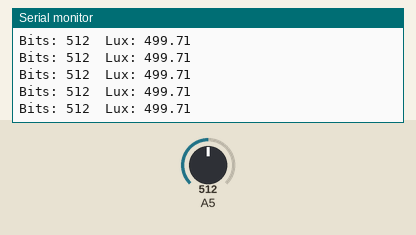
Simulated run of this sketch. Board: Arduino Uno, built with avr-gcc and run on an emulated ATmega328P. Parts: the last lines printed to the serial monitor. The inputs (shaded band) are chosen by the test bench; at power-on: A5 = 512.

Above: at 1.2 s.
1.3 s: A5 set to 716
At 1.32 s:
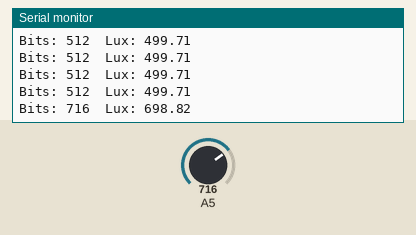
2.8 s: A5 set to 900
At 2.83 s:
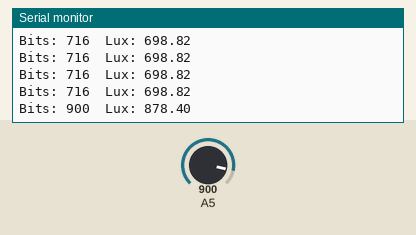
Timing chart, 0 to 5.8 s (numbered marks = the images above; inputs shaded):
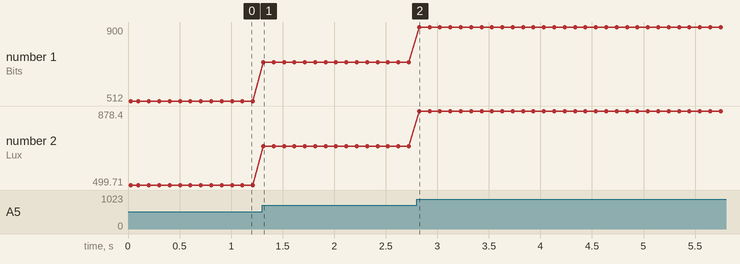

The sketch:

TEMT6000_ejemplo.ino
```cpp
/******************************************************************
** Código creado en Electrónica 5Hz                              **
** www.5hz-electronica.com                                       **
** Por:                                                          **
** Basado en el código de:                                       **
** Descripción del código:                                       **
**                                                               **
** Ejemplo para el sensor de luz TEMT6000                        **
** Lee con una resolucion de 10bits el nivel de luz              **
** en el ambiente.                                               **
*******************************************************************

Conexiones para la comunicacion i2c usando el breakout de 5Hz con un Arduino Uno / Duemilanove:
Arduino <-> Breakout board
Gnd      -  GND
5v       -  VCC
5v       -  CS
Analog 4 -  SDA
Analog 5 -  SCL

Conexiones para la comunicacion i2c usando el breakout de 5Hz con un Arduino Mega / Mega ADK:
Arduino <-> Breakout board
Gnd      -  GND
5v       -  VCC
5v       -  CS
20       -  SDA
21       -  SCL
*/


int sensorValue; // Inicializacion de variable
float sensorValueLux; // Inicializacion de variable
void setup()
{
  Serial.begin(9600);  // Configura la velocidad de transmision
  Serial.println("Sensor de luz TEMT6000");
}

void loop()
{

  //Obtencion de valores
  sensorValue = analogRead(5);        // Lee la entrada analogica del pin 5
  sensorValueLux=sensorValue*0.976;   //Conversion a Lux

  //Impresion de datos en el puerto serial
  Serial.print("Bits: ");
  Serial.print(sensorValue);          // Imprime el valor leido en bits
  Serial.print("\tLux: ");
  Serial.println(sensorValueLux);     // Imprime el valor en Lux.
  delay(100);                         // Retardo de 100 milisegundos

    }
```

Measured:
- after the input at 1.3 s, the serial monitor: prints a new line at once (image 1)
- after the input at 2.8 s, the serial monitor: prints a new line at once (image 2)
- plotted number 1: 512 → 716 after the input at 1.3 s, 716 → 900 after the input at 2.8 s
- plotted number 2: 499.71 → 698.82 after the input at 1.3 s, 698.82 → 878.4 after the input at 2.8 s
